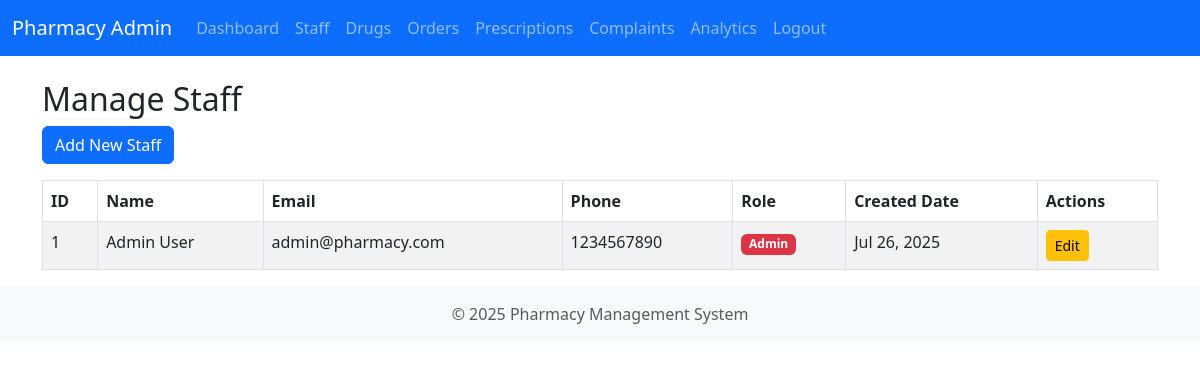
The page /admin/manage_staff.php (signed in) on the database its author committed.
### tables this page shows
CREATE TABLE staff (
  id INT AUTO_INCREMENT PRIMARY KEY,
  name VARCHAR(100) NOT NULL,
  email VARCHAR(100) UNIQUE NOT NULL,
  phone VARCHAR(20),
  role VARCHAR(50) NOT NULL,
  password VARCHAR(255) NOT NULL,
  created_at TIMESTAMP DEFAULT CURRENT_TIMESTAMP
);

### admin/manage_staff.php (the view, shortened to what this page needs)
<?php
include 'includes/db.php';
include 'includes/header.php';
$staff = $conn->query("SELECT * FROM staff ORDER BY created_at DESC");
?>
<h2>Manage Staff</h2>
<div class="mb-3">
    <a href="add_staff.php" class="btn btn-primary">Add New Staff</a>
</div>
<div class="table-responsive">
    <table class="table table-bordered table-striped">
        <thead>
            <tr>
                <th>ID</th>
                <th>Name</th>
                <th>Email</th>
                <th>Phone</th>
                <th>Role</th>
                <th>Created Date</th>
                <th>Actions</th>
            </tr>
        </thead>
        <tbody>
            <?php while($row = $staff->fetch_assoc()): ?>
            <tr>
                <td><?php echo $row['id']; ?></td>
                <td><?php echo htmlspecialchars($row['name']); ?></td>
                <td><?php echo htmlspecialchars($row['email']); ?></td>
                <td><?php echo htmlspecialchars($row['phone']); ?></td>
                <td>
                    <span class="badge bg-<?php
                        echo $row['role'] == 'Admin' ? 'danger' :
                            ($row['role'] == 'Pharmacist' ? 'primary' :
                            ($row['role'] == 'Delivery' ? 'success' : 'secondary'));
                    ?>">
                        <?php echo htmlspecialchars($row['role']); ?>
                    </span>
                </td>
                <td><?php echo date('M d, Y', strtotime($row['created_at'])); ?></td>
                <td>
                    <a href="edit_staff.php?id=<?php echo $row['id']; ?>" class="btn btn-warning btn-sm">Edit</a>
                </td>
            </tr>
            <?php endwhile; ?>
        </tbody>
    </table>
</div>
<?php include 'includes/footer.php'; ?>

### rows shown on the page
staff: id "1", name "Admin User", email "admin@pharmacy.com", phone "1234567890", role "Admin", created_at "Jul 26, 2025"
